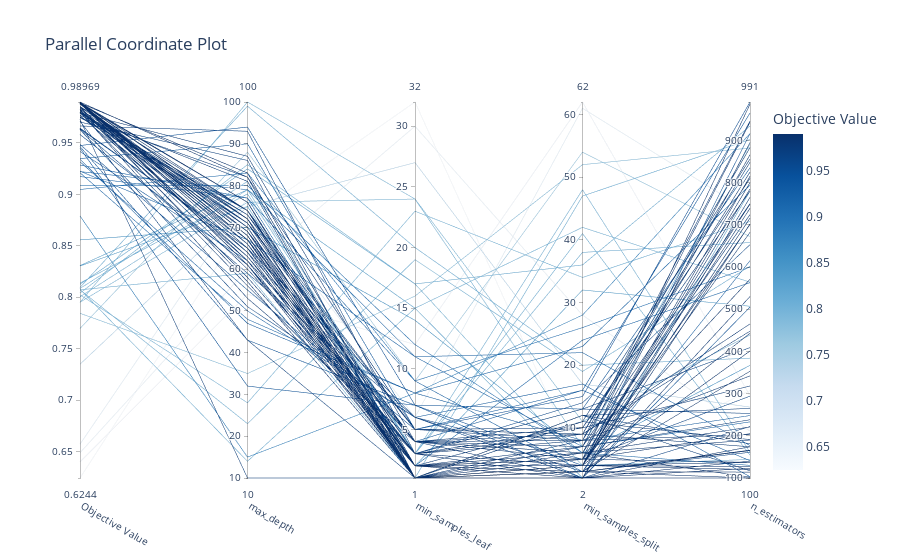

Notebook code for this chart:
### Code cell
vis.plot_parallel_coordinate(study)
